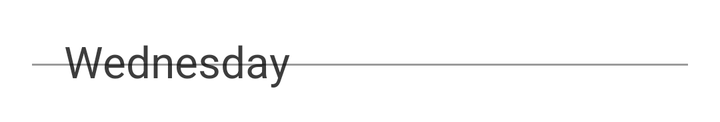
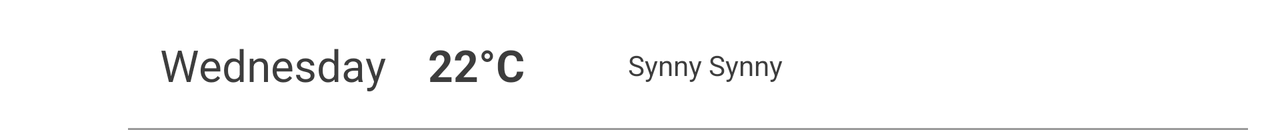

First picture: res/layout/ on a phone held upright. Second picture: the repository's own variant of that layout, on a device whose configuration matches the variant's folder. Source for both follows.
<!-- AndroidManifest.xml: application theme AppTheme -->
<!-- res/layout/fragment_forecast_weather_item.xml -->
<?xml version="1.0" encoding="utf-8"?>
<RelativeLayout xmlns:android="http://schemas.android.com/apk/res/android"
    android:layout_width="match_parent"
    android:layout_height="wrap_content"
    android:padding="@dimen/margin_between_elements">

    <ImageView
        android:id="@+id/img_status_forecast"
        android:layout_width="wrap_content"
        android:layout_height="wrap_content"
        android:background="@drawable/overlay_weather_status_forecast" />

    <TextView
        android:id="@+id/txt_day"
        android:layout_width="match_parent"
        android:layout_height="wrap_content"
        android:layout_marginLeft="@dimen/margin_between_elements"
        android:layout_toRightOf="@+id/img_status_forecast"
        android:text="Wednesday"
        android:textSize="@dimen/global_text_size_large" />

    <TextView
        android:id="@+id/txt_temperature"
        android:layout_width="wrap_content"
        android:layout_height="wrap_content"
        android:layout_alignBottom="@+id/img_status_forecast"
        android:layout_marginLeft="@dimen/margin_between_elements"
        android:layout_toRightOf="@+id/img_status_forecast"
        android:minWidth="80dp"
        android:text="22°C"
        android:textSize="@dimen/global_text_size_large"
        android:textStyle="bold" />

    <TextView
        android:id="@+id/txt_status"
        android:layout_width="wrap_content"
        android:layout_height="wrap_content"
        android:layout_alignBottom="@+id/img_status_forecast"
        android:layout_marginLeft="@dimen/margin_between_elements"
        android:layout_toRightOf="@+id/txt_temperature"
        android:text="Synny Synny "
        android:textSize="@dimen/global_text_size_small" />

    <View
        android:id="@+id/divider"
        android:layout_width="match_parent"
        android:layout_height="1dp"
        android:layout_marginTop="@dimen/margin_between_elements"
        android:layout_below="@+id/img_status_forecast"
        android:layout_toRightOf="@+id/img_status_forecast"
        android:background="@color/frame_dark" />

</RelativeLayout>
<!-- resources referenced by this layout -->
<resources>
  <color name="frame_dark">#64000000</color>
  <dimen name="global_text_size_large">22sp</dimen>
  <dimen name="global_text_size_small">14sp</dimen>
  <dimen name="margin_between_elements">16dp</dimen>
  <style name="AppTheme" parent="Theme.AppCompat.Light.NoActionBar">
          <item name="colorPrimary">@color/global_color_primary</item>
          <item name="colorPrimaryDark">@color/global_color_primary_dark</item>
          <item name="colorAccent">@color/global_color_primary</item>
          <item name="android:windowBackground">@color/window_background</item>
          <item name="android:textColor">@color/global_text_primary</item>
      </style>
  <color name="global_color_primary">#7fa5e3</color>
  <color name="global_color_primary_dark">#6684b6</color>
  <color name="window_background">@color/white</color>
  <color name="global_text_primary">#3d3d3d</color>
  <color name="white">#ffffff</color>
</resources>
<!-- res/layout-land/fragment_forecast_weather_item.xml (the repository's variant of the layout above) -->
<!-- drawn on the phone turned sideways -->
<?xml version="1.0" encoding="utf-8"?>
<RelativeLayout xmlns:android="http://schemas.android.com/apk/res/android"
    android:layout_width="match_parent"
    android:layout_height="wrap_content"
    android:paddingLeft="@dimen/margin_between_elements"
    android:paddingRight="@dimen/margin_between_elements">

    <ImageView
        android:id="@+id/img_status_forecast"
        android:layout_width="48dp"
        android:layout_height="48dp"
        android:layout_centerVertical="true" />

    <TextView
        android:id="@+id/txt_day"
        android:layout_width="wrap_content"
        android:layout_height="wrap_content"
        android:layout_centerVertical="true"
        android:layout_marginLeft="@dimen/margin_between_elements"
        android:layout_toRightOf="@+id/img_status_forecast"
        android:text="Wednesday"
        android:textSize="@dimen/global_text_size_large" />

    <TextView
        android:id="@+id/txt_temperature"
        android:layout_width="wrap_content"
        android:layout_height="wrap_content"
        android:layout_alignBottom="@+id/txt_day"
        android:layout_centerVertical="true"
        android:layout_marginLeft="150dp"
        android:layout_toRightOf="@+id/img_status_forecast"
        android:minWidth="80dp"
        android:text="22°C"
        android:textSize="@dimen/global_text_size_large"
        android:textStyle="bold" />

    <TextView
        android:id="@+id/txt_status"
        android:layout_width="wrap_content"
        android:layout_height="wrap_content"
        android:layout_alignBottom="@+id/txt_day"
        android:layout_centerVertical="true"
        android:layout_marginLeft="250dp"
        android:layout_toRightOf="@+id/img_status_forecast"
        android:text="Synny Synny "
        android:textSize="@dimen/global_text_size_small" />

    <View
        android:id="@+id/divider"
        android:layout_width="match_parent"
        android:layout_height="1dp"
        android:layout_below="@+id/img_status_forecast"
        android:layout_marginTop="@dimen/margin_between_elements"
        android:layout_toRightOf="@+id/img_status_forecast"
        android:background="@color/frame_dark" />

</RelativeLayout>
